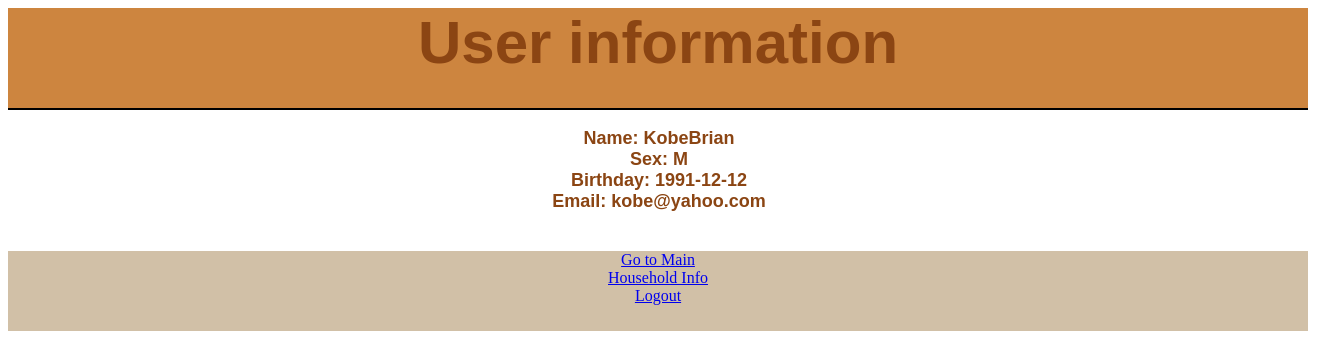
The app's page /userinfo.php?uid=4 (signed in) with its own data.
### tables this page shows
CREATE TABLE IF NOT EXISTS `personal_info` (
  `uid` varchar(15) NOT NULL,
  `name` varchar(30) NOT NULL,
  `sex` enum('M','F') NOT NULL,
  `birthday` date NOT NULL,
  `hid` varchar(15) NOT NULL,
  `modtime` datetime NOT NULL,
  PRIMARY KEY (`uid`)
);

CREATE TABLE IF NOT EXISTS `users` (
  `username` varchar(15) NOT NULL,
  `password` char(32) NOT NULL,
  `uid` varchar(15) NOT NULL,
  `email` varchar(50) NOT NULL,
  `isadmin` tinyint(1) NOT NULL,
  PRIMARY KEY (`username`,`uid`),
  UNIQUE KEY `email` (`email`)
);

### userinfo.php (the view, shortened to what this page needs)
<html>
<head>
<link href="style.css" rel="stylesheet" type="text/css">
</head>
<body>
<?php
	echo '<div id="container">';
	echo '<div id="header"><p>';
	echo "User information";
	echo '</p></div>';
	if(isset($_SESSION['username']) && $_GET['uid'] ){
		$host ="localhost";
		$username = "dbuser";
		$password = "dbuser";
		$database = "db_0010145";
		$con = mysqli_connect($host, $username, $password, $database);
		$key = $_GET['uid'];
		$userinfo = "SELECT name,sex,birthday FROM personal_info WHERE uid ='".$key."'";
		$useremail = "SELECT email FROM users WHERE uid='".$key."'";
		$resultinfo=mysqli_query($con,$userinfo);
		$resultemail=mysqli_query($con,$useremail);
		$row1=mysqli_fetch_array($resultinfo);
		$row2=mysqli_fetch_array($resultemail);
		echo '<div id="body"><p>';
		echo "Name: ".$row1['name']."<br/>";
		echo "Sex: ".$row1['sex']."<br/>";
		echo "Birthday: ".$row1['birthday']."<br/>";
		echo "Email: ".$row2['email']."<br/>";
		$link=$row1['name'];
		echo "<br/>";
		echo '</p></div>';
		echo '<div id="footer"><center>';
		echo '<a href="main.php">Go to Main</a>';
		echo "<br/>";
		echo "<a href=\"householdinfo.php?name=$link\">Household Info</a>";
		echo "<br/>";
		echo '<a href="logout.php">Logout</a>';
		echo '</center></div>';
		echo '</div>';
}
?>
</body>
</html>

### style.css (style rules this page uses)
#container { width: 1300px; }
#header { width: 1300px; height: 100px; position: relative; background-color: peru; border-bottom: 2px solid #000000; }
#header p { color:saddlebrown; font-family:Arial; font-weight:bold; font-size: 60px; text-align:center; }
#body { width: 700px; margin-left:301px; margin-right:301px; }
#body p { color:saddlebrown; font-family:Arial; font-weight:bold; font-size: 18px; text-align:center; }
#footer { clear:both; height: 80px; background-color: #D1C0A7; }

### records on screen
personal_info: name "KobeBrian", sex "M", birthday "1991-12-12"
users: email "kobe@yahoo.com"
